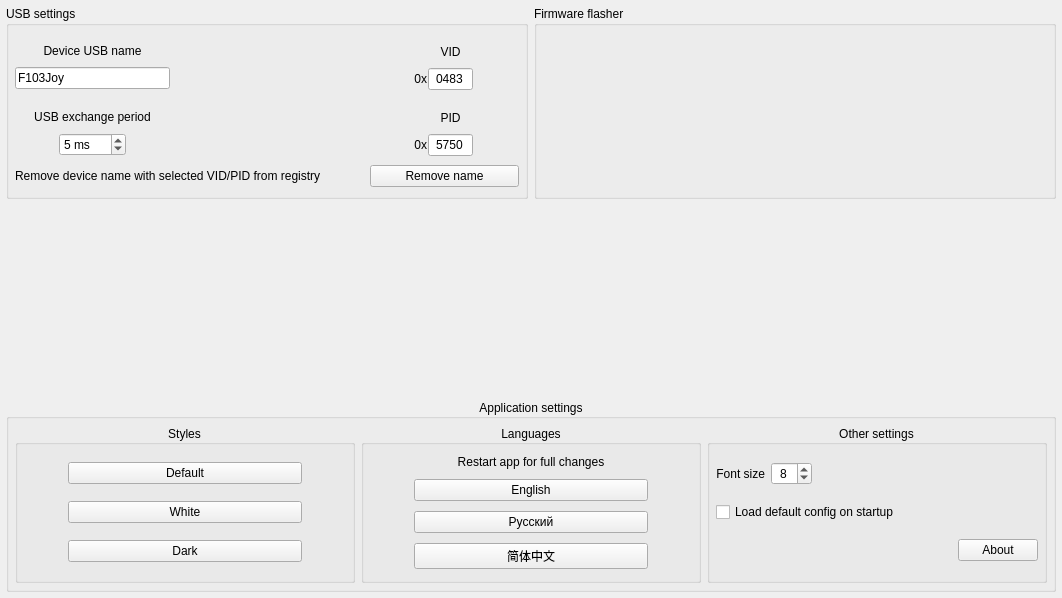
<?xml version="1.0" encoding="UTF-8"?>
<ui version="4.0">
 <class>AdvancedSettings</class>
 <widget class="QWidget" name="AdvancedSettings">
  <property name="geometry">
   <rect>
    <x>0</x>
    <y>0</y>
    <width>1062</width>
    <height>598</height>
   </rect>
  </property>
  <property name="windowTitle">
   <string>Form</string>
  </property>
  <layout class="QGridLayout" name="gridLayout" rowstretch="5,5,5" columnstretch="1,1">
   <property name="leftMargin">
    <number>6</number>
   </property>
   <property name="topMargin">
    <number>6</number>
   </property>
   <property name="rightMargin">
    <number>6</number>
   </property>
   <property name="bottomMargin">
    <number>6</number>
   </property>
   <item row="0" column="1">
    <widget class="QGroupBox" name="groupBox_2">
     <property name="title">
      <string>Firmware flasher</string>
     </property>
     <layout class="QHBoxLayout" name="layoutH_Flasher">
      <property name="leftMargin">
       <number>6</number>
      </property>
      <property name="topMargin">
       <number>6</number>
      </property>
      <property name="rightMargin">
       <number>6</number>
      </property>
      <property name="bottomMargin">
       <number>6</number>
      </property>
     </layout>
    </widget>
   </item>
   <item row="0" column="0">
    <widget class="QGroupBox" name="groupBox">
     <property name="title">
      <string>USB settings</string>
     </property>
     <layout class="QGridLayout" name="gridLayout_3" columnstretch="1,1,1,5,1,0,0">
      <property name="leftMargin">
       <number>6</number>
      </property>
      <property name="topMargin">
       <number>6</number>
      </property>
      <property name="rightMargin">
       <number>6</number>
      </property>
      <property name="bottomMargin">
       <number>9</number>
      </property>
      <property name="horizontalSpacing">
       <number>6</number>
      </property>
      <property name="verticalSpacing">
       <number>9</number>
      </property>
      <item row="1" column="0" colspan="3">
       <widget class="QLineEdit" name="lineEdit_DeviceUSBName">
        <property name="sizePolicy">
         <sizepolicy hsizetype="Expanding" vsizetype="Fixed">
          <horstretch>0</horstretch>
          <verstretch>0</verstretch>
         </sizepolicy>
        </property>
        <property name="text">
         <string notr="true">F103Joy</string>
        </property>
        <property name="maxLength">
         <number>26</number>
        </property>
       </widget>
      </item>
      <item row="3" column="1">
       <widget class="QSpinBox" name="spinBox_USBExchangePeriod">
        <property name="sizePolicy">
         <sizepolicy hsizetype="Fixed" vsizetype="Fixed">
          <horstretch>0</horstretch>
          <verstretch>0</verstretch>
         </sizepolicy>
        </property>
        <property name="styleSheet">
         <string notr="true"/>
        </property>
        <property name="frame">
         <bool>true</bool>
        </property>
        <property name="alignment">
         <set>Qt::AlignLeading|Qt::AlignLeft|Qt::AlignVCenter</set>
        </property>
        <property name="correctionMode">
         <enum>QAbstractSpinBox::CorrectToNearestValue</enum>
        </property>
        <property name="suffix">
         <string> ms</string>
        </property>
        <property name="minimum">
         <number>2</number>
        </property>
        <property name="maximum">
         <number>255</number>
        </property>
        <property name="value">
         <number>5</number>
        </property>
       </widget>
      </item>
      <item row="1" column="4">
       <spacer name="horizontalSpacer_5">
        <property name="orientation">
         <enum>Qt::Horizontal</enum>
        </property>
        <property name="sizeHint" stdset="0">
         <size>
          <width>40</width>
          <height>20</height>
         </size>
        </property>
       </spacer>
      </item>
      <item row="3" column="2">
       <spacer name="horizontalSpacer_3">
        <property name="orientation">
         <enum>Qt::Horizontal</enum>
        </property>
        <property name="sizeHint" stdset="0">
         <size>
          <width>40</width>
          <height>20</height>
         </size>
        </property>
       </spacer>
      </item>
      <item row="3" column="0">
       <spacer name="horizontalSpacer_4">
        <property name="orientation">
         <enum>Qt::Horizontal</enum>
        </property>
        <property name="sizeHint" stdset="0">
         <size>
          <width>40</width>
          <height>20</height>
         </size>
        </property>
       </spacer>
      </item>
      <item row="1" column="6">
       <spacer name="horizontalSpacer_6">
        <property name="orientation">
         <enum>Qt::Horizontal</enum>
        </property>
        <property name="sizeHint" stdset="0">
         <size>
          <width>40</width>
          <height>20</height>
         </size>
        </property>
       </spacer>
      </item>
      <item row="3" column="3">
       <spacer name="horizontalSpacer_2">
        <property name="orientation">
         <enum>Qt::Horizontal</enum>
        </property>
        <property name="sizeHint" stdset="0">
         <size>
          <width>40</width>
          <height>20</height>
         </size>
        </property>
       </spacer>
      </item>
      <item row="0" column="5" rowspan="4">
       <layout class="QGridLayout" name="gridLayout_2">
        <property name="topMargin">
         <number>0</number>
        </property>
        <property name="horizontalSpacing">
         <number>1</number>
        </property>
        <property name="verticalSpacing">
         <number>9</number>
        </property>
        <item row="2" column="1">
         <widget class="QLabel" name="text_PID">
          <property name="sizePolicy">
           <sizepolicy hsizetype="Minimum" vsizetype="Preferred">
            <horstretch>0</horstretch>
            <verstretch>0</verstretch>
           </sizepolicy>
          </property>
          <property name="text">
           <string>PID</string>
          </property>
          <property name="alignment">
           <set>Qt::AlignBottom|Qt::AlignHCenter</set>
          </property>
         </widget>
        </item>
        <item row="3" column="1">
         <widget class="QLineEdit" name="lineEdit_PID">
          <property name="sizePolicy">
           <sizepolicy hsizetype="Minimum" vsizetype="Fixed">
            <horstretch>0</horstretch>
            <verstretch>0</verstretch>
           </sizepolicy>
          </property>
          <property name="maximumSize">
           <size>
            <width>45</width>
            <height>16777215</height>
           </size>
          </property>
          <property name="inputMask">
           <string notr="true">HHHH</string>
          </property>
          <property name="text">
           <string notr="true">5750</string>
          </property>
          <property name="alignment">
           <set>Qt::AlignCenter</set>
          </property>
         </widget>
        </item>
        <item row="1" column="1">
         <widget class="QLineEdit" name="lineEdit_VID">
          <property name="enabled">
           <bool>true</bool>
          </property>
          <property name="sizePolicy">
           <sizepolicy hsizetype="Minimum" vsizetype="Fixed">
            <horstretch>0</horstretch>
            <verstretch>0</verstretch>
           </sizepolicy>
          </property>
          <property name="maximumSize">
           <size>
            <width>45</width>
            <height>16777215</height>
           </size>
          </property>
          <property name="inputMask">
           <string notr="true">HHHH</string>
          </property>
          <property name="text">
           <string notr="true">0483</string>
          </property>
          <property name="alignment">
           <set>Qt::AlignCenter</set>
          </property>
         </widget>
        </item>
        <item row="3" column="0">
         <widget class="QLabel" name="text_PID_0x">
          <property name="sizePolicy">
           <sizepolicy hsizetype="Preferred" vsizetype="Preferred">
            <horstretch>0</horstretch>
            <verstretch>0</verstretch>
           </sizepolicy>
          </property>
          <property name="text">
           <string notr="true">0x</string>
          </property>
          <property name="alignment">
           <set>Qt::AlignRight|Qt::AlignTrailing|Qt::AlignVCenter</set>
          </property>
         </widget>
        </item>
        <item row="1" column="0">
         <widget class="QLabel" name="text_VID_0x">
          <property name="sizePolicy">
           <sizepolicy hsizetype="Preferred" vsizetype="Preferred">
            <horstretch>0</horstretch>
            <verstretch>0</verstretch>
           </sizepolicy>
          </property>
          <property name="text">
           <string notr="true">0x</string>
          </property>
          <property name="alignment">
           <set>Qt::AlignRight|Qt::AlignTrailing|Qt::AlignVCenter</set>
          </property>
         </widget>
        </item>
        <item row="0" column="1">
         <widget class="QLabel" name="text_VID">
          <property name="sizePolicy">
           <sizepolicy hsizetype="Minimum" vsizetype="Preferred">
            <horstretch>0</horstretch>
            <verstretch>0</verstretch>
           </sizepolicy>
          </property>
          <property name="text">
           <string>VID</string>
          </property>
          <property name="alignment">
           <set>Qt::AlignBottom|Qt::AlignHCenter</set>
          </property>
         </widget>
        </item>
       </layout>
      </item>
      <item row="2" column="0" colspan="3">
       <widget class="QLabel" name="text_USBExchangePeriod">
        <property name="sizePolicy">
         <sizepolicy hsizetype="Preferred" vsizetype="Preferred">
          <horstretch>0</horstretch>
          <verstretch>0</verstretch>
         </sizepolicy>
        </property>
        <property name="text">
         <string>USB exchange period</string>
        </property>
        <property name="alignment">
         <set>Qt::AlignBottom|Qt::AlignHCenter</set>
        </property>
       </widget>
      </item>
      <item row="0" column="0" colspan="3">
       <widget class="QLabel" name="text_DeviceUSBName">
        <property name="sizePolicy">
         <sizepolicy hsizetype="Preferred" vsizetype="Preferred">
          <horstretch>0</horstretch>
          <verstretch>0</verstretch>
         </sizepolicy>
        </property>
        <property name="text">
         <string>Device USB name</string>
        </property>
        <property name="alignment">
         <set>Qt::AlignBottom|Qt::AlignHCenter</set>
        </property>
       </widget>
      </item>
      <item row="4" column="4" colspan="3">
       <widget class="QPushButton" name="pushButton_removeName">
        <property name="toolTip">
         <string>Sometimes Windows does not update the name in gaming devices and needs to be removed from the registry. This happens automatically when the config is written, but manual deletion may be required when the device is disconnected.</string>
        </property>
        <property name="text">
         <string>Remove name</string>
        </property>
       </widget>
      </item>
      <item row="4" column="0" colspan="4">
       <widget class="QLabel" name="text_removeName">
        <property name="toolTip">
         <string>Sometimes Windows does not update the name in gaming devices and needs to be removed from the registry. This happens automatically when the config is written, but manual deletion may be required when the device is disconnected.</string>
        </property>
        <property name="text">
         <string>Remove device name with selected VID/PID from registry</string>
        </property>
       </widget>
      </item>
     </layout>
    </widget>
   </item>
   <item row="1" column="1">
    <spacer name="verticalSpacer_2">
     <property name="orientation">
      <enum>Qt::Vertical</enum>
     </property>
     <property name="sizeHint" stdset="0">
      <size>
       <width>20</width>
       <height>40</height>
      </size>
     </property>
    </spacer>
   </item>
   <item row="2" column="0" colspan="2">
    <widget class="QGroupBox" name="groupBox_3">
     <property name="title">
      <string>Application settings</string>
     </property>
     <property name="alignment">
      <set>Qt::AlignCenter</set>
     </property>
     <layout class="QGridLayout" name="gridLayout_4" rowstretch="0,1" columnstretch="3,3,3">
      <property name="leftMargin">
       <number>6</number>
      </property>
      <property name="topMargin">
       <number>6</number>
      </property>
      <property name="rightMargin">
       <number>6</number>
      </property>
      <property name="bottomMargin">
       <number>6</number>
      </property>
      <item row="1" column="2">
       <widget class="QGroupBox" name="groupBox_6">
        <property name="title">
         <string>Other settings</string>
        </property>
        <property name="alignment">
         <set>Qt::AlignCenter</set>
        </property>
        <layout class="QGridLayout" name="gridLayout_7" columnstretch="0,0,1,0">
         <property name="leftMargin">
          <number>6</number>
         </property>
         <property name="topMargin">
          <number>6</number>
         </property>
         <property name="rightMargin">
          <number>6</number>
         </property>
         <property name="bottomMargin">
          <number>6</number>
         </property>
         <item row="1" column="2">
          <spacer name="horizontalSpacer">
           <property name="orientation">
            <enum>Qt::Horizontal</enum>
           </property>
           <property name="sizeHint" stdset="0">
            <size>
             <width>40</width>
             <height>20</height>
            </size>
           </property>
          </spacer>
         </item>
         <item row="2" column="0" colspan="3">
          <widget class="QCheckBox" name="checkBox_LoadDefCfg">
           <property name="text">
            <string>Load default config on startup</string>
           </property>
          </widget>
         </item>
         <item row="1" column="1">
          <widget class="QSpinBox" name="spinBox_FontSize">
           <property name="sizePolicy">
            <sizepolicy hsizetype="Fixed" vsizetype="Fixed">
             <horstretch>0</horstretch>
             <verstretch>0</verstretch>
            </sizepolicy>
           </property>
           <property name="alignment">
            <set>Qt::AlignCenter</set>
           </property>
           <property name="minimum">
            <number>7</number>
           </property>
           <property name="maximum">
            <number>12</number>
           </property>
           <property name="value">
            <number>8</number>
           </property>
          </widget>
         </item>
         <item row="1" column="0">
          <widget class="QLabel" name="text_FontSize">
           <property name="sizePolicy">
            <sizepolicy hsizetype="Fixed" vsizetype="Preferred">
             <horstretch>0</horstretch>
             <verstretch>0</verstretch>
            </sizepolicy>
           </property>
           <property name="text">
            <string>Font size</string>
           </property>
           <property name="alignment">
            <set>Qt::AlignRight|Qt::AlignTrailing|Qt::AlignVCenter</set>
           </property>
          </widget>
         </item>
         <item row="1" column="3">
          <spacer name="horizontalSpacer_7">
           <property name="orientation">
            <enum>Qt::Horizontal</enum>
           </property>
           <property name="sizeHint" stdset="0">
            <size>
             <width>40</width>
             <height>20</height>
            </size>
           </property>
          </spacer>
         </item>
         <item row="3" column="3">
          <widget class="QPushButton" name="pushButton_About">
           <property name="text">
            <string>About</string>
           </property>
          </widget>
         </item>
        </layout>
       </widget>
      </item>
      <item row="1" column="1">
       <widget class="QGroupBox" name="groupBox_5">
        <property name="title">
         <string>Languages</string>
        </property>
        <property name="alignment">
         <set>Qt::AlignCenter</set>
        </property>
        <layout class="QGridLayout" name="gridLayout_6" rowstretch="0,0,0,0">
         <property name="leftMargin">
          <number>50</number>
         </property>
         <property name="topMargin">
          <number>6</number>
         </property>
         <property name="rightMargin">
          <number>50</number>
         </property>
         <property name="bottomMargin">
          <number>6</number>
         </property>
         <item row="0" column="0">
          <widget class="QLabel" name="label">
           <property name="sizePolicy">
            <sizepolicy hsizetype="Preferred" vsizetype="Fixed">
             <horstretch>0</horstretch>
             <verstretch>0</verstretch>
            </sizepolicy>
           </property>
           <property name="text">
            <string>Restart app for full changes</string>
           </property>
           <property name="alignment">
            <set>Qt::AlignCenter</set>
           </property>
          </widget>
         </item>
         <item row="2" column="0">
          <widget class="QPushButton" name="pushButton_LangRussian">
           <property name="text">
            <string notr="true">Русский</string>
           </property>
           <property name="icon">
            <iconset resource="../resources.qrc">
             <normaloff>:/Images/rus.png</normaloff>:/Images/rus.png</iconset>
           </property>
          </widget>
         </item>
         <item row="1" column="0">
          <widget class="QPushButton" name="pushButton_LangEnglish">
           <property name="text">
            <string notr="true">English</string>
           </property>
           <property name="icon">
            <iconset resource="../resources.qrc">
             <normaloff>:/Images/eng.png</normaloff>:/Images/eng.png</iconset>
           </property>
          </widget>
         </item>
         <item row="3" column="0">
          <widget class="QPushButton" name="pushButton_LangSChinese">
           <property name="text">
            <string>简体中文</string>
           </property>
           <property name="icon">
            <iconset resource="../resources.qrc">
             <normaloff>:/Images/china.png</normaloff>:/Images/china.png</iconset>
           </property>
          </widget>
         </item>
        </layout>
        <zorder>pushButton_LangSChinese</zorder>
        <zorder>pushButton_LangEnglish</zorder>
        <zorder>label</zorder>
        <zorder>pushButton_LangRussian</zorder>
       </widget>
      </item>
      <item row="1" column="0">
       <widget class="QGroupBox" name="groupBox_4">
        <property name="title">
         <string>Styles</string>
        </property>
        <property name="alignment">
         <set>Qt::AlignCenter</set>
        </property>
        <layout class="QGridLayout" name="gridLayout_5">
         <property name="leftMargin">
          <number>50</number>
         </property>
         <property name="topMargin">
          <number>6</number>
         </property>
         <property name="rightMargin">
          <number>50</number>
         </property>
         <property name="bottomMargin">
          <number>6</number>
         </property>
         <item row="2" column="0">
          <widget class="QPushButton" name="pushButton_StyleDark">
           <property name="text">
            <string>Dark</string>
           </property>
          </widget>
         </item>
         <item row="1" column="0">
          <widget class="QPushButton" name="pushButton_StyleWhite">
           <property name="text">
            <string>White</string>
           </property>
          </widget>
         </item>
         <item row="0" column="0">
          <widget class="QPushButton" name="pushButton_StyleDefault">
           <property name="text">
            <string>Default</string>
           </property>
          </widget>
         </item>
        </layout>
       </widget>
      </item>
     </layout>
    </widget>
   </item>
  </layout>
 </widget>
 <resources>
  <include location="../resources.qrc"/>
 </resources>
 <connections/>
</ui>
